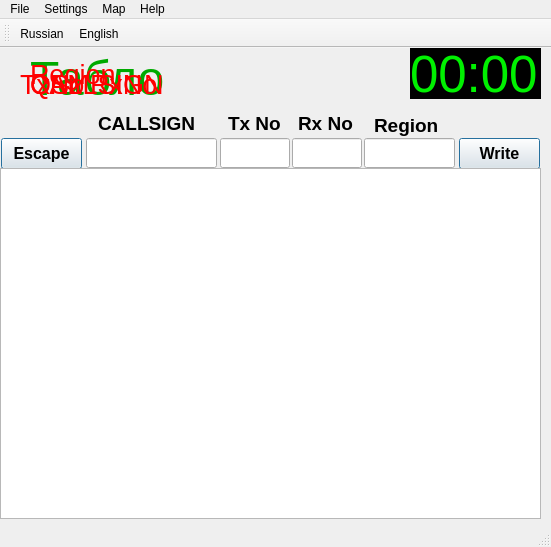
<?xml version="1.0" encoding="UTF-8"?>
<ui version="4.0">
 <class>MainWindow</class>
 <widget class="QMainWindow" name="MainWindow">
  <property name="geometry">
   <rect>
    <x>0</x>
    <y>0</y>
    <width>551</width>
    <height>547</height>
   </rect>
  </property>
  <property name="minimumSize">
   <size>
    <width>110</width>
    <height>100</height>
   </size>
  </property>
  <property name="windowTitle">
   <string notr="true">Log73 by EU2FM (text format)</string>
  </property>
  <property name="windowIcon">
   <iconset resource="AppResources.qrc">
    <normaloff>:/images/73.png</normaloff>:/images/73.png</iconset>
  </property>
  <property name="documentMode">
   <bool>false</bool>
  </property>
  <widget class="QWidget" name="centralWidget">
   <widget class="QTextEdit" name="textEdit">
    <property name="enabled">
     <bool>true</bool>
    </property>
    <property name="geometry">
     <rect>
      <x>100</x>
      <y>320</y>
      <width>71</width>
      <height>41</height>
     </rect>
    </property>
    <property name="font">
     <font>
      <pointsize>12</pointsize>
      <weight>75</weight>
      <italic>false</italic>
      <bold>true</bold>
     </font>
    </property>
    <property name="mouseTracking">
     <bool>false</bool>
    </property>
    <property name="focusPolicy">
     <enum>Qt::NoFocus</enum>
    </property>
    <property name="contextMenuPolicy">
     <enum>Qt::NoContextMenu</enum>
    </property>
    <property name="acceptDrops">
     <bool>false</bool>
    </property>
    <property name="autoFillBackground">
     <bool>false</bool>
    </property>
    <property name="styleSheet">
     <string notr="true"/>
    </property>
    <property name="verticalScrollBarPolicy">
     <enum>Qt::ScrollBarAsNeeded</enum>
    </property>
    <property name="autoFormatting">
     <set>QTextEdit::AutoBulletList</set>
    </property>
    <property name="undoRedoEnabled">
     <bool>false</bool>
    </property>
   </widget>
   <widget class="QLabel" name="label">
    <property name="geometry">
     <rect>
      <x>98</x>
      <y>60</y>
      <width>111</width>
      <height>31</height>
     </rect>
    </property>
    <property name="font">
     <font>
      <pointsize>14</pointsize>
      <weight>75</weight>
      <italic>false</italic>
      <bold>true</bold>
     </font>
    </property>
    <property name="text">
     <string>CALLSIGN</string>
    </property>
   </widget>
   <widget class="QLabel" name="label_2">
    <property name="geometry">
     <rect>
      <x>228</x>
      <y>60</y>
      <width>69</width>
      <height>31</height>
     </rect>
    </property>
    <property name="font">
     <font>
      <pointsize>14</pointsize>
      <weight>75</weight>
      <italic>false</italic>
      <bold>true</bold>
     </font>
    </property>
    <property name="text">
     <string>Tx No</string>
    </property>
   </widget>
   <widget class="QLabel" name="label_3">
    <property name="geometry">
     <rect>
      <x>298</x>
      <y>60</y>
      <width>60</width>
      <height>31</height>
     </rect>
    </property>
    <property name="font">
     <font>
      <pointsize>14</pointsize>
      <weight>75</weight>
      <italic>false</italic>
      <bold>true</bold>
     </font>
    </property>
    <property name="text">
     <string>Rx No</string>
    </property>
   </widget>
   <widget class="QLabel" name="label_4">
    <property name="geometry">
     <rect>
      <x>374</x>
      <y>62</y>
      <width>91</width>
      <height>31</height>
     </rect>
    </property>
    <property name="font">
     <font>
      <pointsize>14</pointsize>
      <weight>75</weight>
      <italic>false</italic>
      <bold>true</bold>
     </font>
    </property>
    <property name="text">
     <string>Region</string>
    </property>
   </widget>
   <widget class="QLineEdit" name="lineEdit_4">
    <property name="geometry">
     <rect>
      <x>364</x>
      <y>90</y>
      <width>91</width>
      <height>30</height>
     </rect>
    </property>
    <property name="font">
     <font>
      <pointsize>14</pointsize>
      <weight>75</weight>
      <bold>true</bold>
     </font>
    </property>
   </widget>
   <widget class="QLineEdit" name="lineEdit">
    <property name="geometry">
     <rect>
      <x>86</x>
      <y>90</y>
      <width>131</width>
      <height>30</height>
     </rect>
    </property>
    <property name="font">
     <font>
      <pointsize>14</pointsize>
      <weight>75</weight>
      <bold>true</bold>
     </font>
    </property>
    <property name="cursor">
     <cursorShape>IBeamCursor</cursorShape>
    </property>
    <property name="inputMethodHints">
     <set>Qt::ImhUppercaseOnly</set>
    </property>
    <property name="inputMask">
     <string/>
    </property>
   </widget>
   <widget class="QLineEdit" name="lineEdit_2">
    <property name="geometry">
     <rect>
      <x>220</x>
      <y>90</y>
      <width>70</width>
      <height>30</height>
     </rect>
    </property>
    <property name="font">
     <font>
      <pointsize>14</pointsize>
      <weight>75</weight>
      <bold>true</bold>
     </font>
    </property>
    <property name="focusPolicy">
     <enum>Qt::ClickFocus</enum>
    </property>
   </widget>
   <widget class="QLineEdit" name="lineEdit_3">
    <property name="geometry">
     <rect>
      <x>292</x>
      <y>90</y>
      <width>70</width>
      <height>30</height>
     </rect>
    </property>
    <property name="font">
     <font>
      <pointsize>14</pointsize>
      <weight>75</weight>
      <bold>true</bold>
     </font>
    </property>
    <property name="inputMethodHints">
     <set>Qt::ImhDigitsOnly</set>
    </property>
   </widget>
   <widget class="QLabel" name="label_6">
    <property name="enabled">
     <bool>true</bool>
    </property>
    <property name="geometry">
     <rect>
      <x>30</x>
      <y>10</y>
      <width>381</width>
      <height>41</height>
     </rect>
    </property>
    <property name="font">
     <font>
      <pointsize>36</pointsize>
     </font>
    </property>
    <property name="styleSheet">
     <string notr="true">color: rgb(0, 170, 0);</string>
    </property>
    <property name="text">
     <string>Табло</string>
    </property>
   </widget>
   <widget class="QTableWidget" name="tableWidget">
    <property name="geometry">
     <rect>
      <x>120</x>
      <y>350</y>
      <width>171</width>
      <height>31</height>
     </rect>
    </property>
    <property name="focusPolicy">
     <enum>Qt::NoFocus</enum>
    </property>
    <property name="rowCount">
     <number>0</number>
    </property>
    <property name="columnCount">
     <number>6</number>
    </property>
    <column>
     <property name="text">
      <string>tur</string>
     </property>
    </column>
    <column>
     <property name="text">
      <string>Time</string>
     </property>
    </column>
    <column>
     <property name="text">
      <string>CALLSIGN</string>
     </property>
    </column>
    <column>
     <property name="text">
      <string>TxN</string>
     </property>
    </column>
    <column>
     <property name="text">
      <string>RxN</string>
     </property>
    </column>
    <column>
     <property name="text">
      <string>Region</string>
     </property>
    </column>
   </widget>
   <widget class="QPushButton" name="pushButton_4">
    <property name="geometry">
     <rect>
      <x>130</x>
      <y>410</y>
      <width>171</width>
      <height>21</height>
     </rect>
    </property>
    <property name="focusPolicy">
     <enum>Qt::NoFocus</enum>
    </property>
    <property name="text">
     <string>add items</string>
    </property>
   </widget>
   <widget class="QLabel" name="clock">
    <property name="geometry">
     <rect>
      <x>410</x>
      <y>0</y>
      <width>131</width>
      <height>51</height>
     </rect>
    </property>
    <property name="font">
     <font>
      <family>Ubuntu</family>
      <pointsize>38</pointsize>
      <weight>9</weight>
      <italic>false</italic>
      <bold>false</bold>
     </font>
    </property>
    <property name="styleSheet">
     <string notr="true">font: 75 38pt &quot;Ubuntu&quot;;
background-color: rgb(0, 0, 0);
color: rgb(0, 241, 0);</string>
    </property>
    <property name="text">
     <string>00:00</string>
    </property>
   </widget>
   <widget class="QPushButton" name="otmenaButton">
    <property name="geometry">
     <rect>
      <x>1</x>
      <y>90</y>
      <width>81</width>
      <height>31</height>
     </rect>
    </property>
    <property name="font">
     <font>
      <pointsize>12</pointsize>
      <weight>75</weight>
      <bold>true</bold>
     </font>
    </property>
    <property name="text">
     <string>Escape</string>
    </property>
    <property name="default">
     <bool>true</bool>
    </property>
   </widget>
   <widget class="QPushButton" name="otmenaButton_2">
    <property name="geometry">
     <rect>
      <x>459</x>
      <y>90</y>
      <width>81</width>
      <height>31</height>
     </rect>
    </property>
    <property name="font">
     <font>
      <pointsize>12</pointsize>
      <weight>75</weight>
      <bold>true</bold>
     </font>
    </property>
    <property name="text">
     <string>Write</string>
    </property>
    <property name="default">
     <bool>true</bool>
    </property>
   </widget>
   <widget class="QTableView" name="tableView_3">
    <property name="geometry">
     <rect>
      <x>0</x>
      <y>120</y>
      <width>541</width>
      <height>351</height>
     </rect>
    </property>
    <property name="font">
     <font>
      <pointsize>12</pointsize>
      <weight>75</weight>
      <bold>true</bold>
     </font>
    </property>
   </widget>
   <widget class="QLabel" name="label_txn">
    <property name="enabled">
     <bool>true</bool>
    </property>
    <property name="geometry">
     <rect>
      <x>20</x>
      <y>20</y>
      <width>391</width>
      <height>33</height>
     </rect>
    </property>
    <property name="font">
     <font>
      <pointsize>20</pointsize>
     </font>
    </property>
    <property name="styleSheet">
     <string notr="true">color: rgb(255, 0, 0);</string>
    </property>
    <property name="text">
     <string>TxNo</string>
    </property>
   </widget>
   <widget class="QLabel" name="label_region">
    <property name="enabled">
     <bool>true</bool>
    </property>
    <property name="geometry">
     <rect>
      <x>30</x>
      <y>10</y>
      <width>381</width>
      <height>33</height>
     </rect>
    </property>
    <property name="font">
     <font>
      <pointsize>20</pointsize>
     </font>
    </property>
    <property name="styleSheet">
     <string notr="true">color: rgb(255, 0, 0);</string>
    </property>
    <property name="text">
     <string>Region</string>
    </property>
   </widget>
   <widget class="QLabel" name="label_rxn">
    <property name="enabled">
     <bool>true</bool>
    </property>
    <property name="geometry">
     <rect>
      <x>90</x>
      <y>20</y>
      <width>321</width>
      <height>33</height>
     </rect>
    </property>
    <property name="font">
     <font>
      <pointsize>20</pointsize>
     </font>
    </property>
    <property name="styleSheet">
     <string notr="true">color: rgb(255, 0, 0);</string>
    </property>
    <property name="text">
     <string>RxNo</string>
    </property>
   </widget>
   <widget class="QLabel" name="label_callsign">
    <property name="enabled">
     <bool>true</bool>
    </property>
    <property name="geometry">
     <rect>
      <x>30</x>
      <y>20</y>
      <width>381</width>
      <height>33</height>
     </rect>
    </property>
    <property name="font">
     <font>
      <pointsize>20</pointsize>
     </font>
    </property>
    <property name="styleSheet">
     <string notr="true">color: rgb(255, 0, 0);</string>
    </property>
    <property name="text">
     <string>CALLSIGN</string>
    </property>
   </widget>
   <widget class="QLabel" name="label_qsy">
    <property name="enabled">
     <bool>true</bool>
    </property>
    <property name="geometry">
     <rect>
      <x>30</x>
      <y>20</y>
      <width>381</width>
      <height>33</height>
     </rect>
    </property>
    <property name="font">
     <font>
      <pointsize>20</pointsize>
     </font>
    </property>
    <property name="styleSheet">
     <string notr="true">color: rgb(255, 0, 0);</string>
    </property>
    <property name="text">
     <string>QSY</string>
    </property>
   </widget>
   <zorder>label</zorder>
   <zorder>label_2</zorder>
   <zorder>label_3</zorder>
   <zorder>label_4</zorder>
   <zorder>lineEdit_4</zorder>
   <zorder>lineEdit</zorder>
   <zorder>lineEdit_2</zorder>
   <zorder>lineEdit_3</zorder>
   <zorder>label_6</zorder>
   <zorder>tableWidget</zorder>
   <zorder>pushButton_4</zorder>
   <zorder>clock</zorder>
   <zorder>textEdit</zorder>
   <zorder>otmenaButton</zorder>
   <zorder>otmenaButton_2</zorder>
   <zorder>tableView_3</zorder>
   <zorder>label_txn</zorder>
   <zorder>label_region</zorder>
   <zorder>label_rxn</zorder>
   <zorder>label_callsign</zorder>
   <zorder>label_qsy</zorder>
  </widget>
  <widget class="QMenuBar" name="menuBar">
   <property name="geometry">
    <rect>
     <x>0</x>
     <y>0</y>
     <width>551</width>
     <height>21</height>
    </rect>
   </property>
   <widget class="QMenu" name="menuFile">
    <property name="title">
     <string>File</string>
    </property>
    <addaction name="actionNew"/>
    <addaction name="separator"/>
    <addaction name="separator"/>
    <addaction name="actionSave_as"/>
   </widget>
   <widget class="QMenu" name="menuAbout">
    <property name="title">
     <string>Help</string>
    </property>
    <addaction name="separator"/>
    <addaction name="actionHelp"/>
    <addaction name="separator"/>
    <addaction name="actionAbout"/>
   </widget>
   <widget class="QMenu" name="menuSettings">
    <property name="title">
     <string>Settings</string>
    </property>
    <widget class="QMenu" name="menuChange_language">
     <property name="title">
      <string>Change language</string>
     </property>
     <addaction name="actionRussian"/>
     <addaction name="actionEnglish"/>
    </widget>
    <addaction name="actionSetup"/>
    <addaction name="menuChange_language"/>
    <addaction name="actionRegions"/>
   </widget>
   <widget class="QMenu" name="menuMap">
    <property name="title">
     <string>Map</string>
    </property>
    <addaction name="actionShowMap"/>
   </widget>
   <addaction name="menuFile"/>
   <addaction name="menuSettings"/>
   <addaction name="menuMap"/>
   <addaction name="menuAbout"/>
  </widget>
  <widget class="QStatusBar" name="statusBar"/>
  <widget class="QToolBar" name="toolBar">
   <property name="windowTitle">
    <string>toolBar</string>
   </property>
   <attribute name="toolBarArea">
    <enum>TopToolBarArea</enum>
   </attribute>
   <attribute name="toolBarBreak">
    <bool>false</bool>
   </attribute>
   <addaction name="actionRussian"/>
   <addaction name="actionEnglish"/>
  </widget>
  <action name="actionSave">
   <property name="enabled">
    <bool>false</bool>
   </property>
   <property name="icon">
    <iconset resource="AppResources.qrc">
     <normaloff>:/images/Save.png</normaloff>:/images/Save.png</iconset>
   </property>
   <property name="text">
    <string>Save</string>
   </property>
   <property name="shortcut">
    <string>Ctrl+S</string>
   </property>
  </action>
  <action name="actionOpen">
   <property name="icon">
    <iconset resource="AppResources.qrc">
     <normaloff>:/images/open.png</normaloff>:/images/open.png</iconset>
   </property>
   <property name="text">
    <string>Open</string>
   </property>
   <property name="shortcut">
    <string>Ctrl+O</string>
   </property>
  </action>
  <action name="actionSave_as">
   <property name="icon">
    <iconset resource="AppResources.qrc">
     <normaloff>:/images/Saveas.png</normaloff>:/images/Saveas.png</iconset>
   </property>
   <property name="text">
    <string>Export to txt</string>
   </property>
  </action>
  <action name="actionNew">
   <property name="icon">
    <iconset resource="AppResources.qrc">
     <normaloff>:/images/new.png</normaloff>:/images/new.png</iconset>
   </property>
   <property name="text">
    <string>New</string>
   </property>
   <property name="shortcut">
    <string>Ctrl+N</string>
   </property>
  </action>
  <action name="actionShowMap">
   <property name="icon">
    <iconset resource="AppResources.qrc">
     <normaloff>:/images/map.PNG</normaloff>:/images/map.PNG</iconset>
   </property>
   <property name="text">
    <string>Belarus</string>
   </property>
  </action>
  <action name="actionAbout">
   <property name="text">
    <string>About</string>
   </property>
  </action>
  <action name="actionHelp">
   <property name="text">
    <string>Content</string>
   </property>
  </action>
  <action name="actionEdit_text">
   <property name="icon">
    <iconset resource="AppResources.qrc">
     <normaloff>:/images/Edit.png</normaloff>:/images/Edit.png</iconset>
   </property>
   <property name="text">
    <string>Edit text</string>
   </property>
  </action>
  <action name="actionEdit_done">
   <property name="icon">
    <iconset resource="AppResources.qrc">
     <normaloff>:/images/EditDone.png</normaloff>:/images/EditDone.png</iconset>
   </property>
   <property name="text">
    <string>Edit done</string>
   </property>
  </action>
  <action name="actionSetup">
   <property name="text">
    <string>Reglament</string>
   </property>
  </action>
  <action name="actionBelarus">
   <property name="text">
    <string>Belarus</string>
   </property>
  </action>
  <action name="actionRussian">
   <property name="icon">
    <iconset>
     <normalon>:/images/ico_ru.gif</normalon>
    </iconset>
   </property>
   <property name="text">
    <string>Russian</string>
   </property>
  </action>
  <action name="actionEnglish">
   <property name="icon">
    <iconset>
     <normalon>:/images/ico_en.gif</normalon>
    </iconset>
   </property>
   <property name="text">
    <string>English</string>
   </property>
  </action>
  <action name="actionRegions">
   <property name="text">
    <string>Regions</string>
   </property>
  </action>
 </widget>
 <layoutdefault spacing="6" margin="11"/>
 <tabstops>
  <tabstop>lineEdit</tabstop>
  <tabstop>lineEdit_3</tabstop>
  <tabstop>lineEdit_4</tabstop>
  <tabstop>otmenaButton_2</tabstop>
  <tabstop>otmenaButton</tabstop>
 </tabstops>
 <resources>
  <include location="AppResources.qrc"/>
 </resources>
 <connections>
  <connection>
   <sender>lineEdit</sender>
   <signal>editingFinished()</signal>
   <receiver>MainWindow</receiver>
   <slot>isQSOforTab()</slot>
   <hints>
    <hint type="sourcelabel">
     <x>289</x>
     <y>167</y>
    </hint>
    <hint type="destinationlabel">
     <x>268</x>
     <y>129</y>
    </hint>
   </hints>
  </connection>
  <connection>
   <sender>lineEdit</sender>
   <signal>returnPressed()</signal>
   <receiver>MainWindow</receiver>
   <slot>retPressed()</slot>
   <hints>
    <hint type="sourcelabel">
     <x>163</x>
     <y>167</y>
    </hint>
    <hint type="destinationlabel">
     <x>144</x>
     <y>149</y>
    </hint>
   </hints>
  </connection>
  <connection>
   <sender>lineEdit_2</sender>
   <signal>returnPressed()</signal>
   <receiver>lineEdit</receiver>
   <slot>setFocus()</slot>
   <hints>
    <hint type="sourcelabel">
     <x>360</x>
     <y>167</y>
    </hint>
    <hint type="destinationlabel">
     <x>283</x>
     <y>167</y>
    </hint>
   </hints>
  </connection>
  <connection>
   <sender>otmenaButton</sender>
   <signal>clicked()</signal>
   <receiver>lineEdit</receiver>
   <slot>setFocus()</slot>
   <hints>
    <hint type="sourcelabel">
     <x>81</x>
     <y>168</y>
    </hint>
    <hint type="destinationlabel">
     <x>125</x>
     <y>167</y>
    </hint>
   </hints>
  </connection>
 </connections>
 <slots>
  <slot>retPressed()</slot>
  <slot>MySlotTimer()</slot>
  <slot>isQSOforTab()</slot>
 </slots>
</ui>
